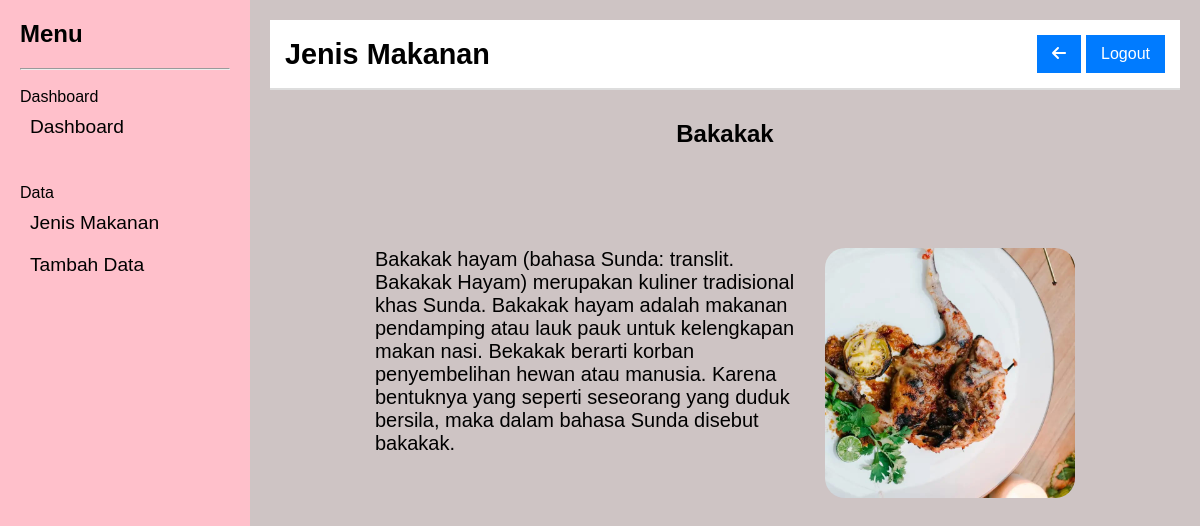
The app's page /lihat.php?id=5 with its own data.
### tables this page shows
CREATE TABLE `jenismakanan` (
  `id` int(11) NOT NULL,
  `name` varchar(25) NOT NULL,
  `image` text NOT NULL,
  `deskripsi` text NOT NULL
);

### lihat.php (the view, shortened to what this page needs)
<?php
require_once "./koneksi.php";
$id = $_GET['id'];
$mkaanan = $db->query("SELECT * FROM jenismakanan WHERE id = $id")->fetch_array();
?>
<!DOCTYPE html>
<html lang="en">
<head>
    <link rel="stylesheet" href="style.css?v=<?= time() ?>" />
    <link rel="stylesheet" href="https://cdnjs.cloudflare.com/ajax/libs/font-awesome/6.6.0/css/all.min.css" />
</head>
<body>
    <div class="container">
        <aside class="sidebar">
            <h2>Menu</h2>
            <hr>
            <br>
            Dashboard
            <ul>
                <li><a href="./">Dashboard</a></li>
            </ul>
            <br>
            <br>
            Data
            <ul>
                <li><a href="./jenismakanan.php">Jenis Makanan</a></li>
                <li><a href="./tambahdata.php">Tambah Data</a></li>
            </ul>
        </aside>
        <main class="main-content">
            <header class="header">
                <h1>Jenis Makanan</h1>
                <div class="user-info">
                    <a href="./jenismakanan.php"><button><i class="fa fa-arrow-left"></i></button></a>
                    <a href="login.php"><button>Logout</button></a>
                </div>
            </header>
            <section class="content">
                <div class="makanan-details">
                    <h1><?= $mkaanan['name'] ?></h1>
                    <div class="makanan-details-row">
                        <img src="uploads/<?= $mkaanan['image'] ?>" alt="XXXX">
                        <p class="makanan-deskripsi">
                            <?= $mkaanan['deskripsi'] ?>
                        </p>
                    </div>
                </div>
            </section>
        </main>
    </div>
</body>
</html>

### style.css (style rules this page uses)
* { margin: 0; padding: 0; box-sizing: border-box; }
body { font-family: Arial, sans-serif; background-color: rgb(206, 196, 196); }
.container { display: flex; height: 100vh; }
.sidebar { width: 250px; height: 100vh; position: fixed; background-color: pink; padding: 20px; }
.sidebar h2 { font-size: 1.5em; margin-bottom: 20px; }
.sidebar ul { list-style-type: none; }
.sidebar ul li { padding: 10px; }
.sidebar ul li a { color: black; text-decoration: none; font-size: 1.2em; }
.main-content { flex-grow: 1; padding: 20px; margin-left: 250px; }
.header { display: flex; justify-content: space-between; align-items: center; background-color: #fff; padding: 15px; border-bottom: 2px solid #ddd; }
.header h1 { font-size: 1.8em; }
.user-info { display: flex; align-items: center; gap: 5px; }
.user-info button { padding: 10px 15px; border: none; background-color: #007bff; color: #fff; font-size: 1em; cursor: pointer; }
.content { display: flex; flex-wrap: wrap; }
.makanan-details { display: flex; flex-direction: column; gap: 100px; width: 700px; margin-top: 30px; align-items: center; margin-left: auto; margin-right: auto; }
.makanan-details-row { display: flex; gap: 20px; flex-direction: row-reverse; justify-content: space-between; }
.makanan-details img { border-radius: 20px; width: 250px; height: 250px; }
.makanan-deskripsi { font-size: 20px; }

### records on screen
jenismakanan: name "Bakakak", image (picture), deskripsi "Bakakak hayam (bahasa Sunda: translit. Bakakak Hayam) merupakan kuliner tradisional khas Sunda. Bakakak hayam adalah makanan pendamping atau lauk pauk untuk kelengkapan makan nasi. Bekakak berarti korban penyembelihan hewan atau manusia. Karena bentuknya yang seperti seseorang yang duduk bersila, maka dalam bahasa Sunda disebut bakakak."
